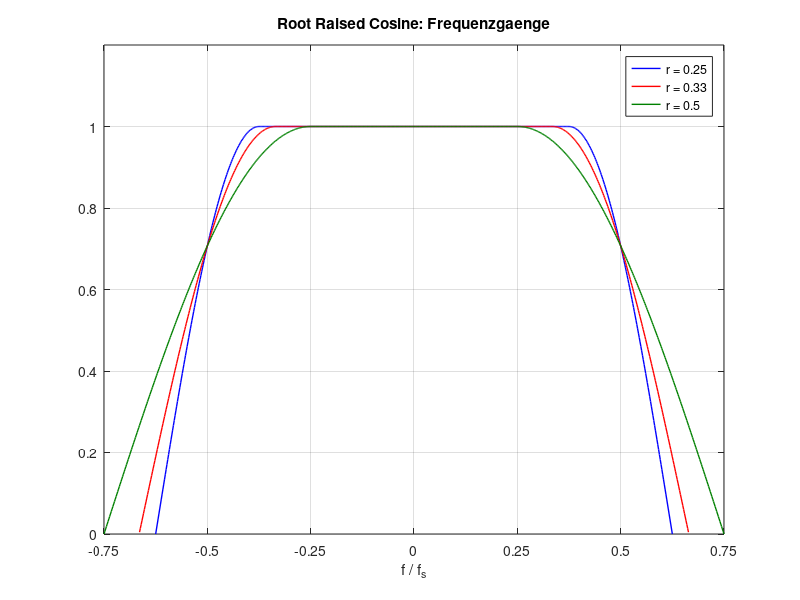
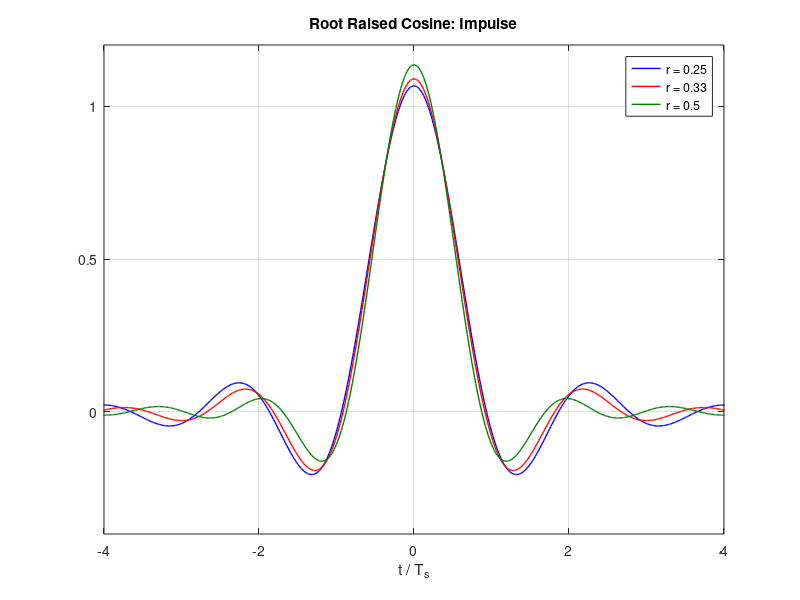

Here is the MATLAB script that generated these plots, in order:
function sdr_root_raised_cosine
% Berechnung von Root Raised Cosine Impulsen
%
%------------------------------------------------
% (c) Eberhard Gamm (www.ibega.de),
%     LIKE (www.like.e-technik.uni-erlangen.de),
%     2013
%------------------------------------------------

close all;

[g1,t1,G1,f1] = rrcf(0.25);
[g2,t2,G2,f2] = rrcf(0.33);
[g3,t3,G3,f3] = rrcf(0.5);

figure(1);
plot(f1,G1,'b-','Linewidth',1);
hold on;
plot(f2,G2,'r-','Linewidth',1);
plot(f3,G3,'-','Color',[0 0.5 0],'Linewidth',1);
hold off;
grid;
axis([-0.75 0.75 0 1.2]);
set(gca,'XTick',-0.75:0.25:0.75);
xlabel('f / f_s');
title('Root Raised Cosine: Frequenzgaenge');
legend('r = 0.25','r = 0.33','r = 0.5');

figure(2);
plot(t1,g1,'b-','Linewidth',1);
hold on;
plot(t2,g2,'r-','Linewidth',1);
plot(t3,g3,'-','Color',[0 0.5 0],'Linewidth',1);
hold off;
grid;
axis([-4 4 -0.4 1.201]);
xlabel('t / T_s');
title('Root Raised Cosine: Impulse');
legend('r = 0.25','r = 0.33','r = 0.5');

function [g,t,G,f] = rrcf(r)
f = ( 1 : 256 * ( 1 + r ) ) / 512;
G = zeros( 1, length(f) );
for i = 1 : length(f)
    if f(i) < 0.5 * ( 1 - r )
        G(i) = 1;
    else
        G(i) = sqrt( 0.5 + 0.5 * cos( pi / (2 * r) * ( 2 * f(i) - 1 + r ) ) );
    end
end
f = [ -fliplr(f) 0 f ];
G = [  fliplr(G) 1 G ];
G_m = G(1:16:end);
l_m = length(G_m);
G_m = circshift( [ G_m zeros( 1, 2048 - l_m ) ], [ 0 (1 - l_m)/2 ] );
g = fftshift(real(ifft(G_m)));
g = 64 * g(2:end);
t = ( -1023 : 1023 ) / 64;
